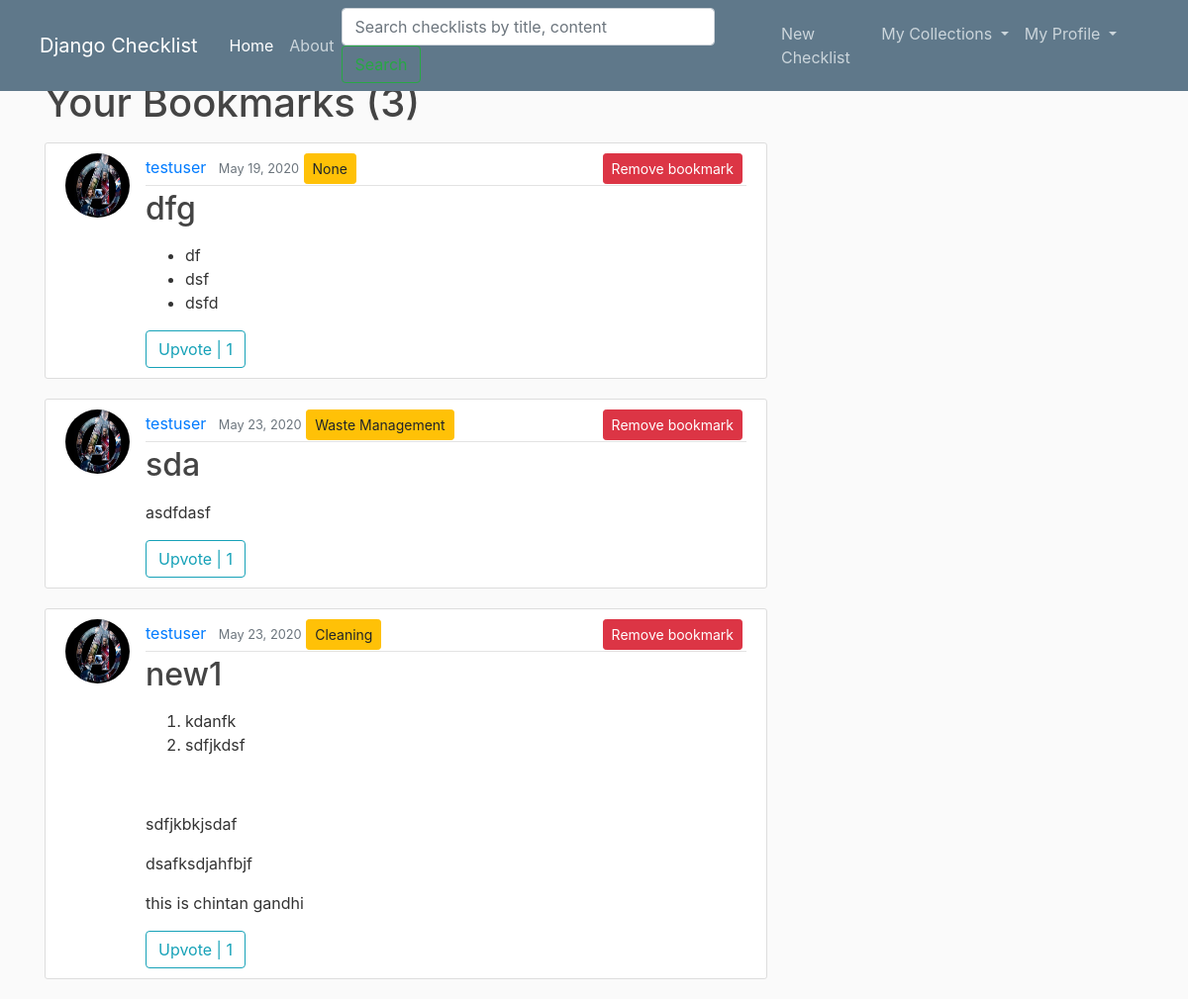
Before: /bookmarks/ (signed in) with the older database file.
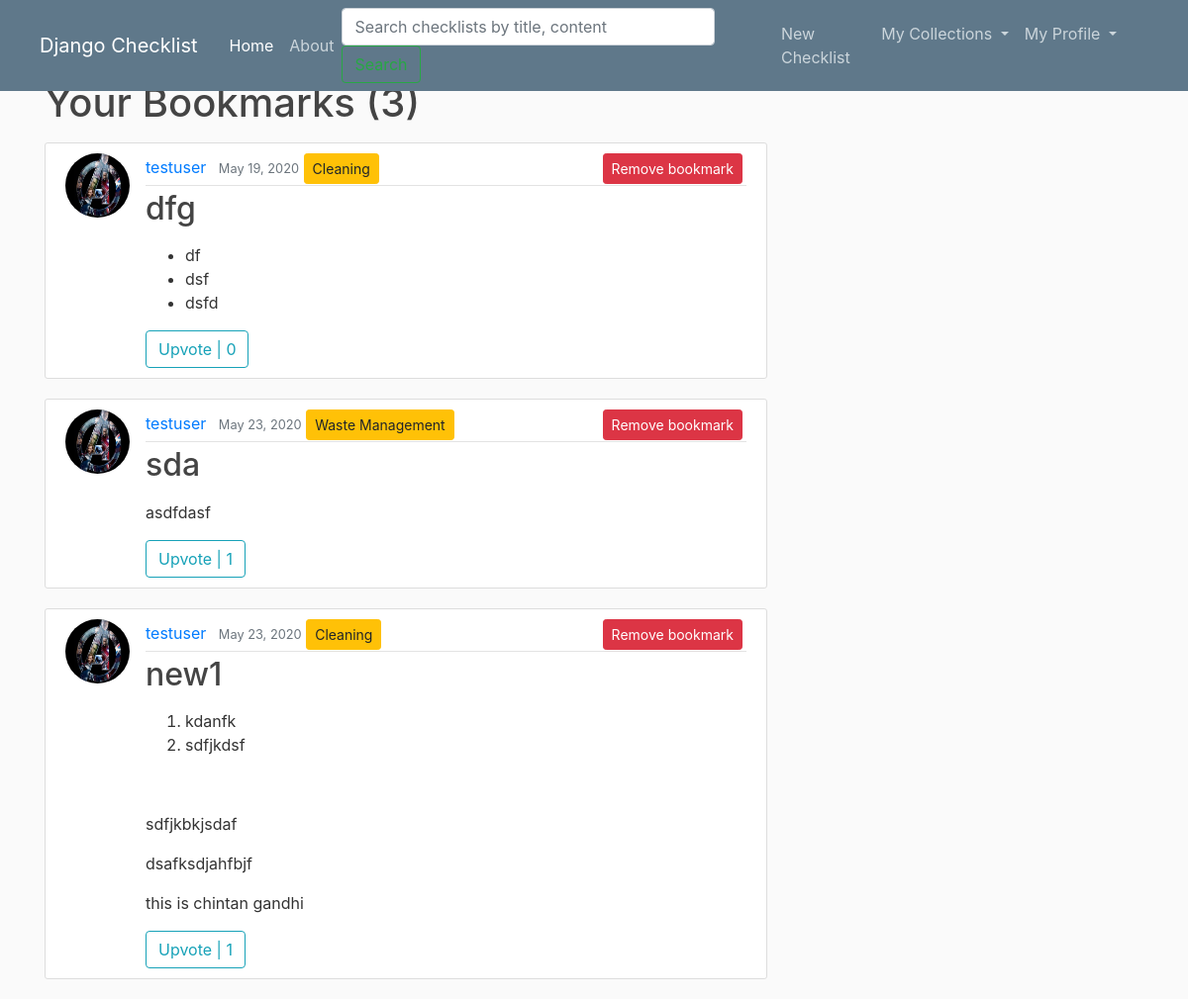
After: the same page with the newer database file.
### checklist/models.py (models this page shows, shortened)
class Bookmark(models.Model):
	user = models.ForeignKey(User, on_delete=models.CASCADE)
	checklist = models.ForeignKey(Checklist, on_delete=models.CASCADE)

class Checklist(models.Model):
	title = models.CharField(max_length=100)
	content = RichTextField()
	date_posted = models.DateTimeField(default=timezone.now)
	author = models.ForeignKey(User, on_delete = models.CASCADE)
	visibility = models.IntegerField(default=0)
	category = models.ForeignKey('Category', null=True, on_delete = models.SET_NULL)

class Category(models.Model):
	name = models.CharField(max_length=30)
	def __str__(self):
		return self.name

### users/models.py (models this page shows, shortened)
class Profile(models.Model):
	user = models.OneToOneField(User, on_delete = models.CASCADE)
	image = models.ImageField(default='default.jpg', upload_to='profile_pics')

### checklist/views.py (the view)
# urls.py: path('bookmarks/', BookmarkChecklistListView.as_view(), name='bookmarks'),
class BookmarkChecklistListView(ListView):
	model = Bookmark
	template_name = 'checklist/bookmark_checklists.html'
	paginate_by = 5
	def get_context_data(self, **kwargs):
		context = super(BookmarkChecklistListView, self).get_context_data(**kwargs)
		upvotes_cnt_list = []
		bookmarks_var = Bookmark.objects.filter(user=self.request.user)
		for bookmark in bookmarks_var:
			upvotes_cnt_list.append(Upvote.objects.filter(checklist=bookmark.checklist).count())
		checklist_upvotes = zip(bookmarks_var, upvotes_cnt_list)
		paginator = Paginator(list(checklist_upvotes), self.paginate_by)
		page = self.request.GET.get('page')
		try:
			page_checklist_upvotes = paginator.page(page)
		except PageNotAnInteger:
			page_checklist_upvotes = paginator.page(1)
		except EmptyPage:
			page_checklist_upvotes = paginator.page(paginator.num_pages)
		context['checklist_upvotes'] = page_checklist_upvotes
		context['title'] = 'bookmarks'
		context['is_paginated'] = page_checklist_upvotes.has_other_pages
		return context

### checklist/templates/checklist/bookmark_checklists.html (shortened to what this page needs)
{% extends "checklist/base.html" %}
{% block content %}
	<h1 class="mb-3">Your Bookmarks ({{ checklist_upvotes.paginator.count }})</h1>
	{% for bookmark, uvote in checklist_upvotes %}
		<article class="media content-section">
			<img class="rounded-circle article-img" src="{{ bookmark.checklist.author.profile.image.url }}">
			<div class="media-body">
				<div class="article-metadata">
					<a class="mr-2" href="{% url 'user-checklists' bookmark.checklist.author.username %}">{{ bookmark.checklist.author }}</a>
					<small class="text-muted">{{ bookmark.checklist.date_posted|date:'F d, Y' }}</small>
					<a class="btn btn-sm btn-warning" href="{% url 'category' bookmark.checklist.category %}" >{{ bookmark.checklist.category }}</a>
					<a style="float: right;" class="btn btn-danger btn-sm mb-3 mr-1" href="{% url 'checklist-bookmark' bookmark.checklist.id %}">Remove bookmark</a>
				</div>
				<h2><a class="article-title" href="{% url 'checklist-detail' bookmark.checklist.id %}">{{ bookmark.checklist.title }}</a></h2>
				<p class="article-content">{{ bookmark.checklist.content|safe }}</p>
				{% if user.is_authenticated and bookmark.checklist.author.username != user.username %}
					<a class="btn btn-outline-info" href="{% url 'checklist-upvote' bookmark.checklist.id %}">Upvote | {{ uvote }}</a>
				{% else %}
					<a class="btn btn-outline-info disabled">{{ uvote }} Upvotes</a>
				{% endif %}
			</div>
		</article>
	{% endfor %}
{% endblock content  %}

Changed rows visible on the page:
changed through a linked row, Bookmark "dfg": checklist.category "None" → "Cleaning"; user "1" → "0"
